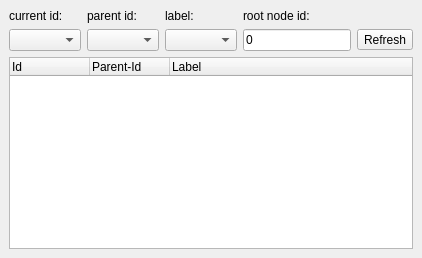
  <widget class="QDockWidget" name="dockTreeStruc">
   <property name="windowTitle">
    <string>Tree Structure</string>
   </property>
   <attribute name="dockWidgetArea">
    <number>2</number>
   </attribute>
   <widget class="QWidget" name="dockWidgetContents_5">
    <layout class="QVBoxLayout" name="verticalLayout_8">
     <item>
      <layout class="QGridLayout" name="gridLayout">
       <item row="1" column="5">
        <widget class="QToolButton" name="tbRefreshTreeStruc">
         <property name="text">
          <string>Refresh</string>
         </property>
         <property name="icon">
          <iconset resource="icons/icons.qrc">
           <normaloff>:/icons/refresh</normaloff>:/icons/refresh</iconset>
         </property>
         <property name="toolButtonStyle">
          <enum>Qt::ToolButtonIconOnly</enum>
         </property>
        </widget>
       </item>
       <item row="0" column="1">
        <widget class="QLabel" name="label_4">
         <property name="text">
          <string>current id:</string>
         </property>
         <property name="alignment">
          <set>Qt::AlignLeading|Qt::AlignLeft|Qt::AlignVCenter</set>
         </property>
        </widget>
       </item>
       <item row="0" column="2">
        <widget class="QLabel" name="label_5">
         <property name="text">
          <string>parent id:</string>
         </property>
         <property name="alignment">
          <set>Qt::AlignLeading|Qt::AlignLeft|Qt::AlignVCenter</set>
         </property>
        </widget>
       </item>
       <item row="0" column="3">
        <widget class="QLabel" name="label_6">
         <property name="text">
          <string>label:</string>
         </property>
         <property name="alignment">
          <set>Qt::AlignLeading|Qt::AlignLeft|Qt::AlignVCenter</set>
         </property>
        </widget>
       </item>
       <item row="1" column="2">
        <widget class="QComboBox" name="cbTreeStrucParentIdField">
         <property name="sizePolicy">
          <sizepolicy hsizetype="Expanding" vsizetype="Fixed">
           <horstretch>0</horstretch>
           <verstretch>0</verstretch>
          </sizepolicy>
         </property>
        </widget>
       </item>
       <item row="1" column="1">
        <widget class="QComboBox" name="cbTreeStrucCurrentIdField">
         <property name="sizePolicy">
          <sizepolicy hsizetype="Expanding" vsizetype="Fixed">
           <horstretch>0</horstretch>
           <verstretch>0</verstretch>
          </sizepolicy>
         </property>
        </widget>
       </item>
       <item row="1" column="3">
        <widget class="QComboBox" name="cbTreeStrucLabelField">
         <property name="sizePolicy">
          <sizepolicy hsizetype="Expanding" vsizetype="Fixed">
           <horstretch>0</horstretch>
           <verstretch>0</verstretch>
          </sizepolicy>
         </property>
        </widget>
       </item>
       <item row="0" column="4">
        <widget class="QLabel" name="label_8">
         <property name="text">
          <string>root node id:</string>
         </property>
        </widget>
       </item>
       <item row="1" column="4">
        <widget class="QLineEdit" name="edTreeStrucRootNodeId">
         <property name="text">
          <string>0</string>
         </property>
        </widget>
       </item>
      </layout>
     </item>
     <item>
      <widget class="QTreeWidget" name="twTreeStruc">
       <attribute name="headerDefaultSectionSize">
        <number>80</number>
       </attribute>
       <column>
        <property name="text">
         <string>Id</string>
        </property>
       </column>
       <column>
        <property name="text">
         <string>Parent-Id</string>
        </property>
       </column>
       <column>
        <property name="text">
         <string>Label</string>
        </property>
       </column>
      </widget>
     </item>
    </layout>
   </widget>
  </widget>
